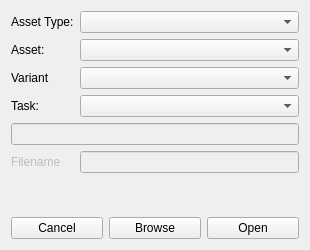
<?xml version="1.0" encoding="UTF-8"?>
<ui version="4.0">
 <class>main</class>
 <widget class="QWidget" name="main">
  <property name="windowModality">
   <enum>Qt::NonModal</enum>
  </property>
  <property name="geometry">
   <rect>
    <x>0</x>
    <y>0</y>
    <width>310</width>
    <height>250</height>
   </rect>
  </property>
  <property name="windowTitle">
   <string>Form</string>
  </property>
  <layout class="QVBoxLayout" name="verticalLayout">
   <item>
    <layout class="QFormLayout" name="formLayout">
     <property name="sizeConstraint">
      <enum>QLayout::SetDefaultConstraint</enum>
     </property>
     <item row="0" column="0">
      <widget class="QLabel" name="assetType_label">
       <property name="text">
        <string>Asset Type:</string>
       </property>
      </widget>
     </item>
     <item row="0" column="1">
      <widget class="QComboBox" name="assetType_cb"/>
     </item>
     <item row="1" column="0">
      <widget class="QLabel" name="asset_label">
       <property name="text">
        <string>Asset:</string>
       </property>
      </widget>
     </item>
     <item row="1" column="1">
      <widget class="QComboBox" name="asset_cb"/>
     </item>
     <item row="3" column="0">
      <widget class="QLabel" name="label">
       <property name="text">
        <string>Task:</string>
       </property>
      </widget>
     </item>
     <item row="3" column="1">
      <widget class="QComboBox" name="task_cb"/>
     </item>
     <item row="6" column="1">
      <widget class="QLineEdit" name="filename_le">
       <property name="enabled">
        <bool>false</bool>
       </property>
      </widget>
     </item>
     <item row="6" column="0">
      <widget class="QLabel" name="versions_label">
       <property name="enabled">
        <bool>false</bool>
       </property>
       <property name="text">
        <string>Filename</string>
       </property>
      </widget>
     </item>
     <item row="5" column="0" colspan="2">
      <widget class="QLineEdit" name="path_le">
       <property name="enabled">
        <bool>false</bool>
       </property>
      </widget>
     </item>
     <item row="2" column="0">
      <widget class="QLabel" name="variant_label">
       <property name="text">
        <string>Variant</string>
       </property>
      </widget>
     </item>
     <item row="2" column="1">
      <widget class="QComboBox" name="variant_cb"/>
     </item>
    </layout>
   </item>
   <item>
    <layout class="QHBoxLayout" name="horizontalLayout_2">
     <item>
      <widget class="QPushButton" name="cancel_btn">
       <property name="text">
        <string>Cancel</string>
       </property>
      </widget>
     </item>
     <item>
      <widget class="QPushButton" name="browse_btn">
       <property name="text">
        <string>Browse</string>
       </property>
      </widget>
     </item>
     <item>
      <widget class="QPushButton" name="ok_btn">
       <property name="text">
        <string>Open</string>
       </property>
      </widget>
     </item>
    </layout>
   </item>
  </layout>
 </widget>
 <resources/>
 <connections/>
</ui>
